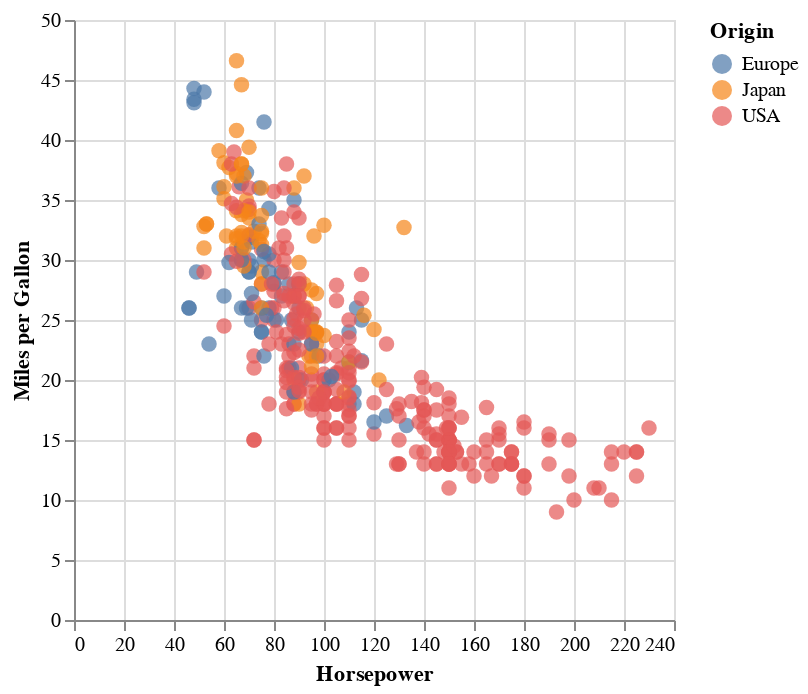

Here is the notebook cell this chart was saved with:
### Markdown cell above
### Pan and Zoom
Pan and zoom interactions allow users to navigate through different sections of the chart by dragging the view (panning) or changing the scale of the view (zooming). This interaction is useful for exploring large datasets where displaying all data points simultaneously would be impractical.

Pan and zoom interactions may be enabled on a Vega-Altair chart by calling the `chart.interactive()` method. Here's how to enable pan and zoom on a scatter plot above:

### Code cell
# Create chart with tooltip
alt.Chart(cars).mark_circle(size=60).encode(
    alt.X('Horsepower'),
    alt.Y('Miles_per_Gallon').title("Miles per Gallon"),
    alt.Color('Origin'),
    tooltip=[
        'Name',
        'Origin',
        'Horsepower',
        alt.Tooltip('Miles_per_Gallon').title("Miles per Gallon")
    ]
).interactive()

### Figure 1 — Vega-Lite specification as saved in the notebook (floating-point values rounded to 4 significant figures; data arrays with more than 128 entries replaced by an {"elided": "..."} marker saying what was removed)
{"config": {"view": {"continuousWidth": 300, "continuousHeight": 300}}, "data": {"name": "data-583e73726c1545c56c203344161a975c"}, "mark": {"type": "circle", "size": 60}, "encoding": {"color": {"field": "Origin", "type": "nominal"}, "tooltip": [{"field": "Name", "type": "nominal"}, {"field": "Origin", "type": "nominal"}, {"field": "Horsepower", "type": "quantitative"}, {"field": "Miles_per_Gallon", "title": "Miles per Gallon", "type": "quantitative"}], "x": {"field": "Horsepower", "type": "quantitative"}, "y": {"field": "Miles_per_Gallon", "title": "Miles per Gallon", "type": "quantitative"}}, "params": [{"name": "param_4", "select": {"type": "interval", "encodings": ["x", "y"]}, "bind": "scales"}], "$schema": "https://vega.github.io/schema/vega-lite/v5.17.0.json", "datasets": {"data-583e73726c1545c56c203344161a975c": {"elided": "406 records"}}}
